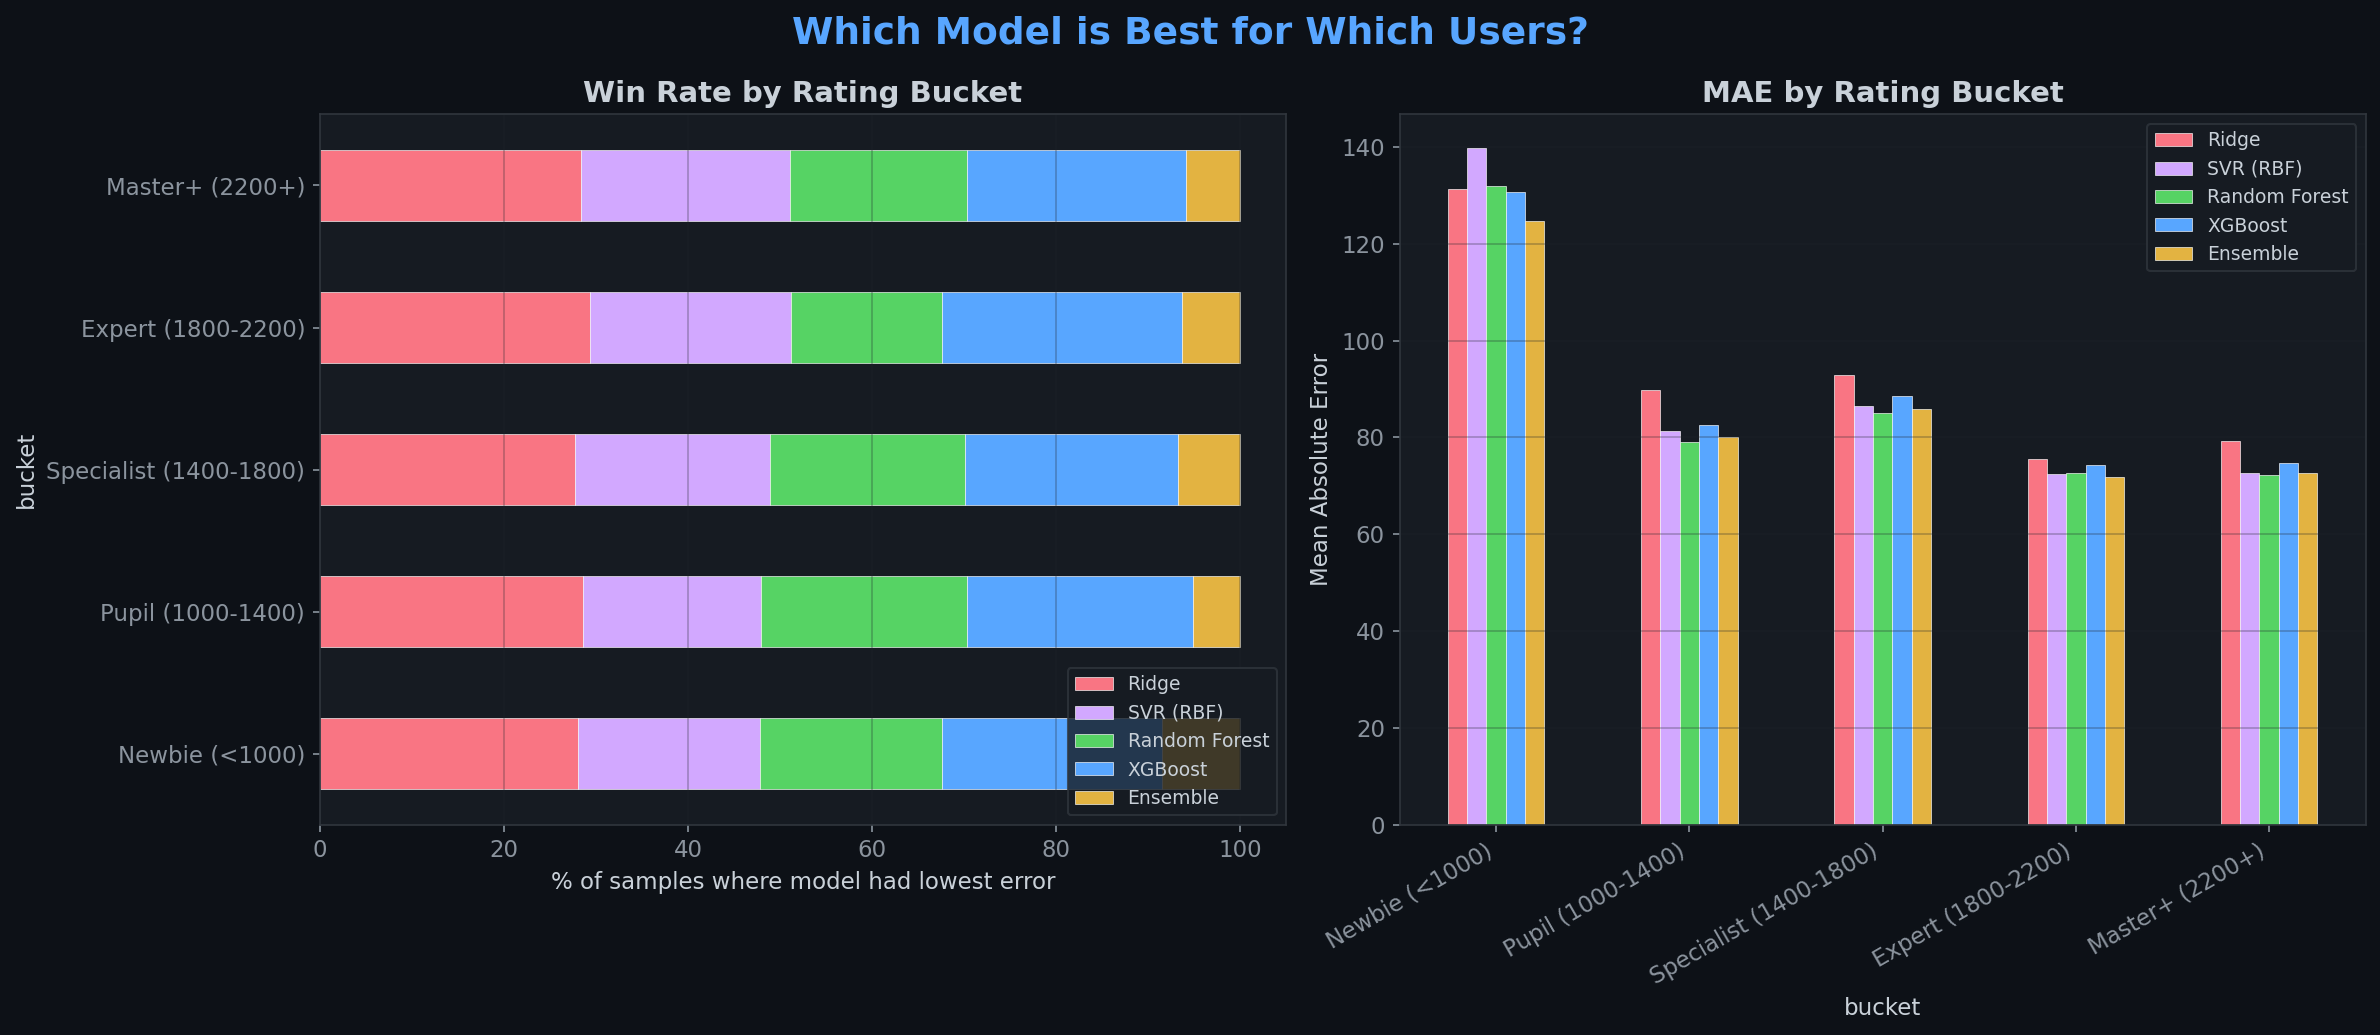

Python code for this plot:
"""
Model Accuracy Analysis by Rating Bucket
==========================================
Picks 50 random users from each rating bucket and analyzes which model
is most accurate for each user type, using GroupKFold out-of-sample predictions.

Outputs:
  - Console summary table
  - model_analysis.png (bar chart of model wins per bucket)
"""

import pandas as pd
import numpy as np
import matplotlib.pyplot as plt
from matplotlib.patches import Patch
import joblib
import warnings

from sklearn.linear_model import Ridge
from sklearn.svm import SVR
from sklearn.ensemble import RandomForestRegressor
from xgboost import XGBRegressor
from sklearn.model_selection import GroupKFold
from sklearn.preprocessing import StandardScaler

warnings.filterwarnings("ignore")

# ─── Config ───────────────────────────────────────────────────────────
DATASET = "cf_ml_dataset.csv"
TARGET = "future_rating_delta_30d"
GROUP_COL = "handle"
N_SPLITS = 5
RANDOM_STATE = 42
USERS_PER_BUCKET = 50

BUCKETS = {
    "Newbie (<1000)":     (0, 1000),
    "Pupil (1000-1400)":  (1000, 1400),
    "Specialist (1400-1800)": (1400, 1800),
    "Expert (1800-2200)": (1800, 2200),
    "Master+ (2200+)":    (2200, 10000),
}

# Plot style
plt.rcParams.update({
    "figure.facecolor": "#0d1117",
    "axes.facecolor": "#161b22",
    "axes.edgecolor": "#30363d",
    "axes.labelcolor": "#c9d1d9",
    "text.color": "#c9d1d9",
    "xtick.color": "#8b949e",
    "ytick.color": "#8b949e",
    "grid.color": "#21262d",
    "font.family": "sans-serif",
    "font.size": 11,
})

# ─── Load Data ────────────────────────────────────────────────────────
print("Loading dataset...")
df = pd.read_csv(DATASET)

groups = df[GROUP_COL]
feature_cols = [c for c in df.columns if c not in [TARGET, GROUP_COL]]
X = df[feature_cols].values
y = df[TARGET].values

print(f"  Samples: {len(df)}  |  Features: {len(feature_cols)}  |  Unique users: {groups.nunique()}")

# ─── Assign each user to a bucket based on their median base_rating ───
user_median_rating = df.groupby(GROUP_COL)["base_rating"].median()

def get_bucket(rating):
    for name, (lo, hi) in BUCKETS.items():
        if lo <= rating < hi:
            return name
    return "Master+ (2200+)"

user_bucket = user_median_rating.apply(get_bucket)

# Sample 50 users per bucket
np.random.seed(RANDOM_STATE)
selected_users = []
for bucket_name in BUCKETS:
    bucket_users = user_bucket[user_bucket == bucket_name].index.tolist()
    n_available = len(bucket_users)
    n_sample = min(USERS_PER_BUCKET, n_available)
    sampled = list(np.random.choice(bucket_users, size=n_sample, replace=False))
    selected_users.extend(sampled)
    print(f"  {bucket_name}: {n_available} users available, sampled {n_sample}")

print(f"\nTotal selected users: {len(selected_users)}")

# Filter dataset to selected users
mask = df[GROUP_COL].isin(selected_users)
df_selected = df[mask].copy()
X_sel = df_selected[feature_cols].values
y_sel = df_selected[TARGET].values
groups_sel = df_selected[GROUP_COL]

print(f"Total samples for selected users: {len(df_selected)}")

# ─── Define Models ────────────────────────────────────────────────────
models = {
    "Ridge": Ridge(alpha=10.0),
    "SVR (RBF)": SVR(kernel="rbf", C=100, epsilon=10, gamma="scale"),
    "Random Forest": RandomForestRegressor(
        n_estimators=200, max_depth=12, min_samples_leaf=5,
        random_state=RANDOM_STATE, n_jobs=-1
    ),
    "XGBoost": XGBRegressor(
        n_estimators=500, max_depth=6, learning_rate=0.05,
        subsample=0.8, colsample_bytree=0.8, reg_alpha=1, reg_lambda=5,
        random_state=RANDOM_STATE, verbosity=0,
        device="cuda", tree_method="hist",
    ),
}

# ─── Run GroupKFold to get out-of-sample predictions ──────────────────
print("\nRunning GroupKFold cross-validation on selected users...")
gkf = GroupKFold(n_splits=N_SPLITS)

# Store per-sample predictions for each model
sample_predictions = {name: np.full(len(df_selected), np.nan) for name in models}

for fold, (train_idx, test_idx) in enumerate(gkf.split(X_sel, y_sel, groups_sel)):
    X_train, X_test = X_sel[train_idx], X_sel[test_idx]
    y_train, y_test = y_sel[train_idx], y_sel[test_idx]

    # Fit scaler for models that need it
    scaler = StandardScaler()
    X_train_scaled = scaler.fit_transform(X_train)
    X_test_scaled = scaler.transform(X_test)

    for name, model in models.items():
        needs_scaling = name in ["Ridge", "SVR (RBF)"]
        Xtr = X_train_scaled if needs_scaling else X_train
        Xte = X_test_scaled if needs_scaling else X_test

        model.fit(Xtr, y_train)
        preds = model.predict(Xte)
        sample_predictions[name][test_idx] = preds

    print(f"  Fold {fold + 1}/{N_SPLITS} done")

# Add ensemble predictions
sample_predictions["Ensemble"] = np.mean(
    [sample_predictions[name] for name in models], axis=0
)

# ─── Compute per-sample errors ────────────────────────────────────────
model_names = list(models.keys()) + ["Ensemble"]
errors = {}
for name in model_names:
    errors[name] = np.abs(sample_predictions[name] - y_sel)

# Find which model wins for each sample
best_model_per_sample = []
for i in range(len(df_selected)):
    best = min(model_names, key=lambda m: errors[m][i])
    best_model_per_sample.append(best)

df_selected = df_selected.copy()
df_selected["best_model"] = best_model_per_sample
df_selected["actual_delta"] = y_sel
df_selected["bucket"] = df_selected["base_rating"].apply(get_bucket)
df_selected["abs_delta"] = np.abs(y_sel)

# Also categorize by magnitude of change
def delta_category(delta):
    abs_d = abs(delta)
    if abs_d < 50:
        return "Small (|delta| < 50)"
    elif abs_d < 150:
        return "Medium (50-150)"
    else:
        return "Large (|delta| > 150)"

df_selected["delta_category"] = df_selected["actual_delta"].apply(delta_category)

# ─── Analysis 1: Model wins by rating bucket ─────────────────────────
print("\n" + "=" * 75)
print("ANALYSIS 1: Which model wins most often per rating bucket?")
print("=" * 75)

bucket_wins = df_selected.groupby(["bucket", "best_model"]).size().unstack(fill_value=0)
# Reorder columns
for m in model_names:
    if m not in bucket_wins.columns:
        bucket_wins[m] = 0
bucket_wins = bucket_wins[model_names]

# Reorder rows
bucket_order = list(BUCKETS.keys())
bucket_wins = bucket_wins.reindex([b for b in bucket_order if b in bucket_wins.index])

print("\nWin counts (how many samples each model was the most accurate for):\n")
print(bucket_wins.to_string())

print("\nWin percentages:\n")
bucket_pct = bucket_wins.div(bucket_wins.sum(axis=1), axis=0) * 100
print(bucket_pct.round(1).to_string())

# ─── Analysis 2: Model wins by magnitude of change ───────────────────
print("\n" + "=" * 75)
print("ANALYSIS 2: Which model wins by magnitude of actual rating change?")
print("=" * 75)

delta_wins = df_selected.groupby(["delta_category", "best_model"]).size().unstack(fill_value=0)
for m in model_names:
    if m not in delta_wins.columns:
        delta_wins[m] = 0
delta_wins = delta_wins[model_names]
delta_order = ["Small (|delta| < 50)", "Medium (50-150)", "Large (|delta| > 150)"]
delta_wins = delta_wins.reindex([d for d in delta_order if d in delta_wins.index])

print("\nWin counts:\n")
print(delta_wins.to_string())

print("\nWin percentages:\n")
delta_pct = delta_wins.div(delta_wins.sum(axis=1), axis=0) * 100
print(delta_pct.round(1).to_string())

# ─── Analysis 3: Mean absolute error per model per bucket ────────────
print("\n" + "=" * 75)
print("ANALYSIS 3: Mean Absolute Error (MAE) per model per bucket")
print("=" * 75)

for name in model_names:
    df_selected[f"error_{name}"] = errors[name]

mae_table = pd.DataFrame()
for name in model_names:
    mae_table[name] = df_selected.groupby("bucket")[f"error_{name}"].mean()
mae_table = mae_table.reindex([b for b in bucket_order if b in mae_table.index])

print("\n")
print(mae_table.round(1).to_string())

# Highlight the best model per bucket
print("\nBest model per bucket (lowest MAE):")
for bucket in mae_table.index:
    best = mae_table.loc[bucket].idxmin()
    val = mae_table.loc[bucket].min()
    print(f"  {bucket:<25s}: {best} (MAE = {val:.1f})")

# ─── Analysis 4: Mean absolute error by delta magnitude ──────────────
print("\n" + "=" * 75)
print("ANALYSIS 4: Mean Absolute Error (MAE) by magnitude of change")
print("=" * 75)

mae_delta = pd.DataFrame()
for name in model_names:
    mae_delta[name] = df_selected.groupby("delta_category")[f"error_{name}"].mean()
mae_delta = mae_delta.reindex([d for d in delta_order if d in mae_delta.index])

print("\n")
print(mae_delta.round(1).to_string())

print("\nBest model per magnitude:")
for cat in mae_delta.index:
    best = mae_delta.loc[cat].idxmin()
    val = mae_delta.loc[cat].min()
    print(f"  {cat:<30s}: {best} (MAE = {val:.1f})")

# ─── Plot: Model win rate by bucket ──────────────────────────────────
fig, axes = plt.subplots(1, 2, figsize=(16, 7))
fig.suptitle("Which Model is Best for Which Users?", fontsize=18, fontweight="bold", color="#58a6ff")

colors = {
    "Ridge": "#f97583",
    "SVR (RBF)": "#d2a8ff",
    "Random Forest": "#56d364",
    "XGBoost": "#58a6ff",
    "Ensemble": "#e3b341",
}

# Plot 1: Win % by rating bucket
ax = axes[0]
bucket_pct.plot(kind="barh", stacked=True, ax=ax, 
                color=[colors[m] for m in bucket_pct.columns],
                edgecolor="white", linewidth=0.3)
ax.set_title("Win Rate by Rating Bucket", fontsize=14, fontweight="bold")
ax.set_xlabel("% of samples where model had lowest error")
ax.legend(loc="lower right", fontsize=9, facecolor="#161b22", edgecolor="#30363d", labelcolor="#c9d1d9")
ax.grid(axis="x", alpha=0.3)

# Plot 2: MAE by rating bucket
ax = axes[1]
mae_table.plot(kind="bar", ax=ax,
               color=[colors[m] for m in mae_table.columns],
               edgecolor="white", linewidth=0.3)
ax.set_title("MAE by Rating Bucket", fontsize=14, fontweight="bold")
ax.set_ylabel("Mean Absolute Error")
ax.set_xticklabels(ax.get_xticklabels(), rotation=30, ha="right")
ax.legend(loc="upper right", fontsize=9, facecolor="#161b22", edgecolor="#30363d", labelcolor="#c9d1d9")
ax.grid(axis="y", alpha=0.3)

plt.tight_layout()
plt.savefig("model_analysis.png", dpi=150, bbox_inches="tight")
print("\n[OK] Saved model_analysis.png")

# ─── Final Summary ───────────────────────────────────────────────────
print("\n" + "=" * 75)
print("SUMMARY")
print("=" * 75)

overall_wins = df_selected["best_model"].value_counts()
print("\nOverall model win counts (across all samples):")
for name in model_names:
    count = overall_wins.get(name, 0)
    pct = count / len(df_selected) * 100
    print(f"  {name:<20s}: {count:5d} wins ({pct:.1f}%)")

print("\nDone!")
